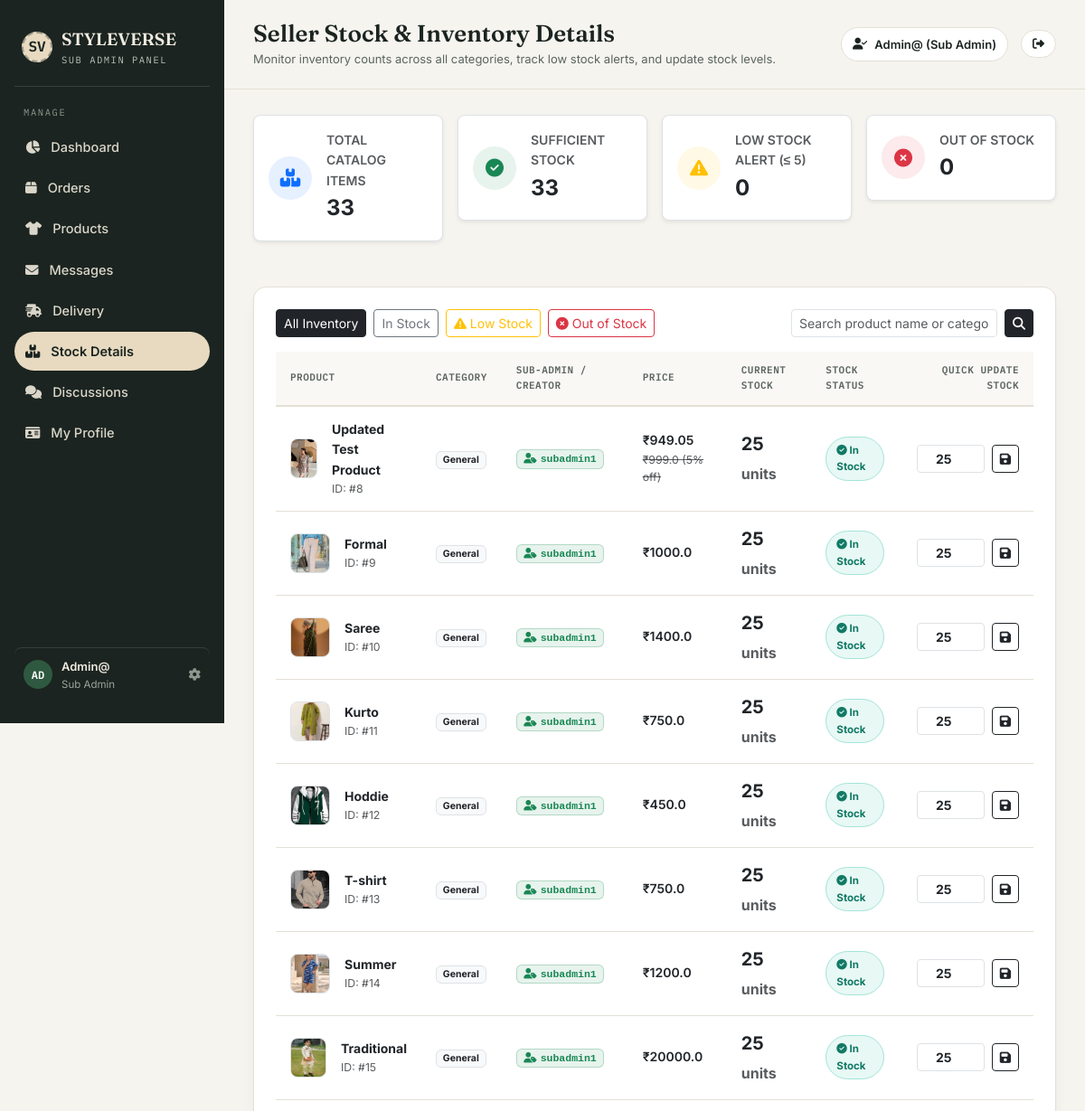
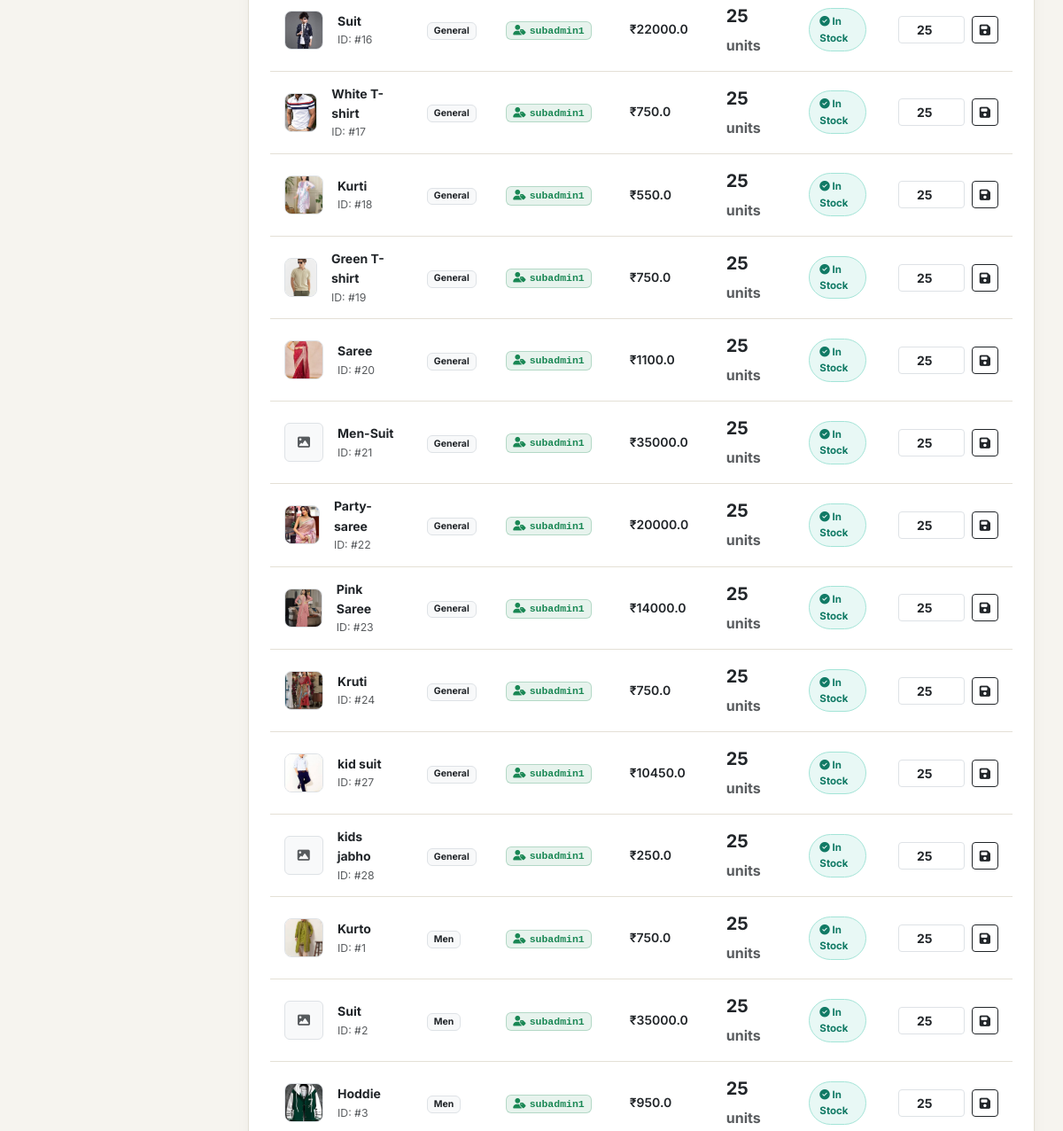
/admin-panel/stock/ (signed in, upper part), run on an earlier commit of the app's database (2 pictures, top to bottom).
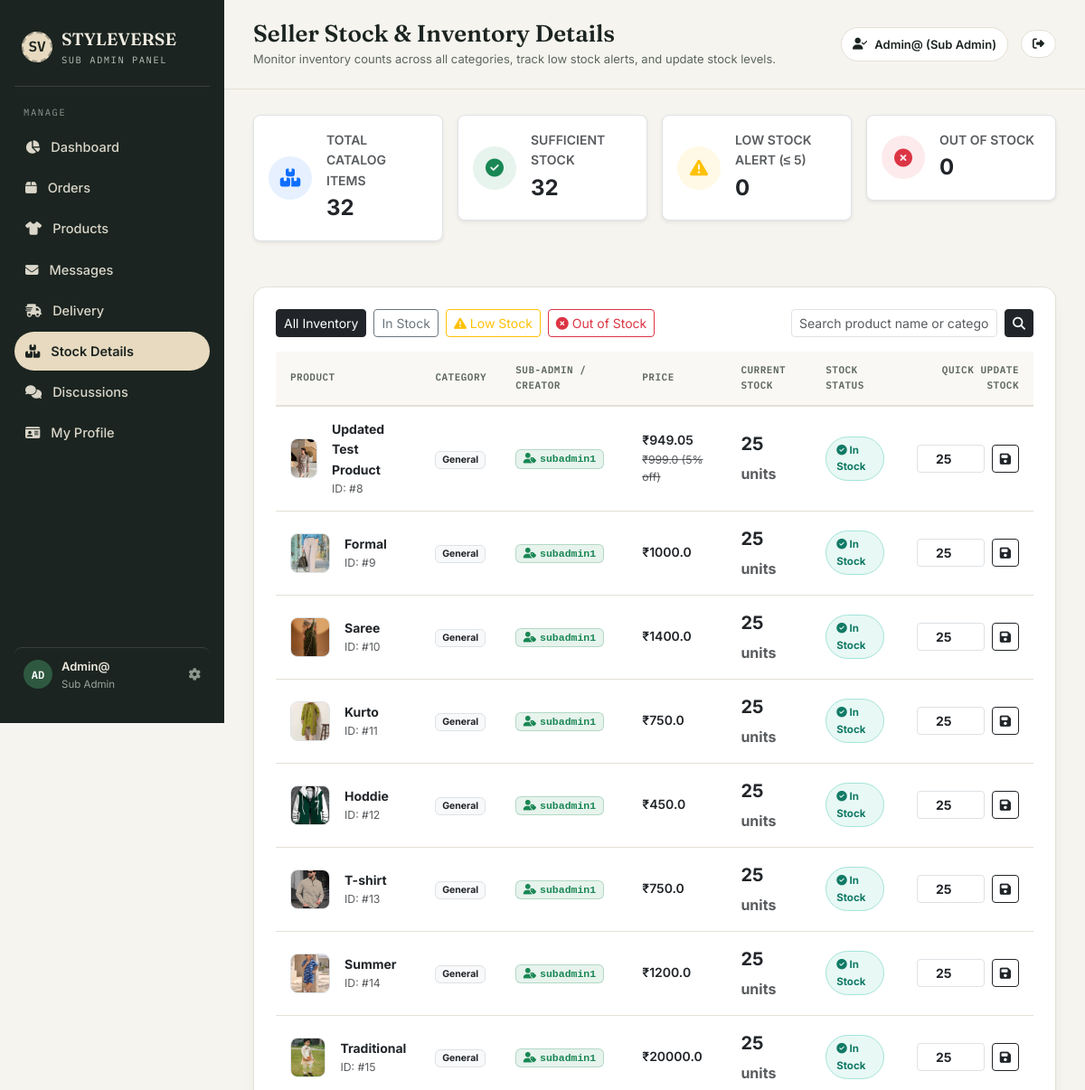
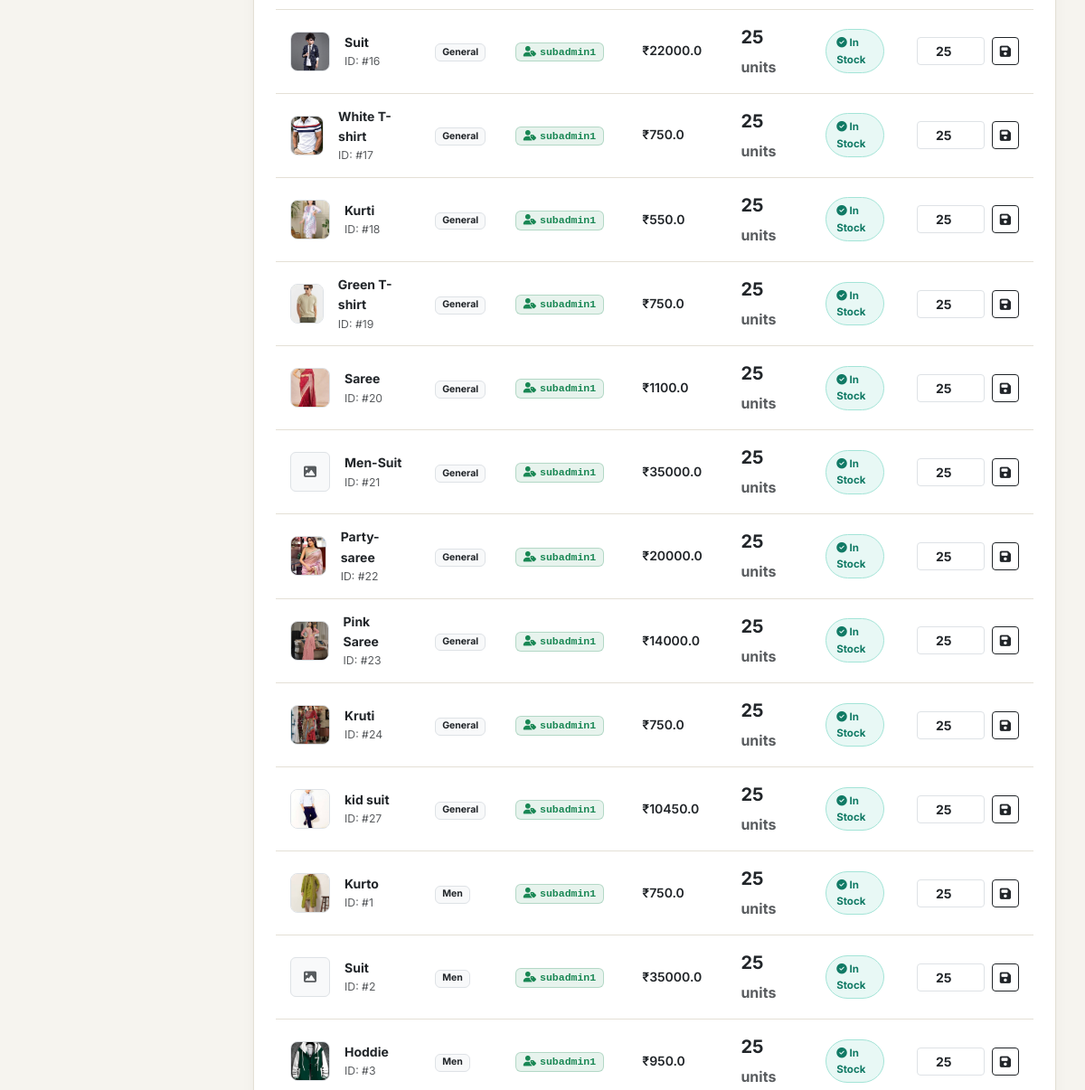
And on a later commit of the database (2 pictures, top to bottom).
### shopapp/models.py (models this page shows)
class Product(models.Model):
    name = models.CharField(max_length=50)
    price = models.FloatField()
    discount = models.FloatField(default=0, help_text='Discount percentage (0-100)')
    stock = models.IntegerField(default=25, help_text='Stock quantity available')
    image = models.ImageField(upload_to='Product')
    created_by = models.ForeignKey(User, on_delete=models.SET_NULL, null=True, blank=True, related_name='added_general_products', help_text='Sub-Admin who added this product')
    def get_discounted_price(self):
        if self.discount > 0:
            return round(self.price * (1 - self.discount / 100), 2)
        return self.price
    def is_low_stock(self):
        return 0 < self.stock <= 5
    def is_out_of_stock(self):
        return self.stock <= 0
    @property
    def image_url(self):
        try:
            if not self.image:
                return ''
            full_path = os.path.join(settings.MEDIA_ROOT, str(self.image))
            if not os.path.exists(full_path):
                return ''
            return self.image.url
        except (ValueError, AttributeError):
            return ''
    @property
    def model_name(self):
        return 'product'
    @property
    def added_by_name(self):
        if self.created_by:
            return self.created_by.first_name or self.created_by.username
        return 'Store Admin'

class Men(models.Model):
    name = models.CharField(max_length=50)
    price = models.FloatField()
    discount = models.FloatField(default=0, help_text='Discount percentage (0-100)')
    stock = models.IntegerField(default=25, help_text='Stock quantity available')
    image = models.ImageField(upload_to='Product')
    created_by = models.ForeignKey(User, on_delete=models.SET_NULL, null=True, blank=True, related_name='added_men_products', help_text='Sub-Admin who added this product')
    def get_discounted_price(self):
        if self.discount > 0:
            return round(self.price * (1 - self.discount / 100), 2)
        return self.price
    def is_low_stock(self):
        return 0 < self.stock <= 5
    def is_out_of_stock(self):
        return self.stock <= 0
    @property
    def image_url(self):
        try:
            if not self.image:
                return ''
            full_path = os.path.join(settings.MEDIA_ROOT, str(self.image))
            if not os.path.exists(full_path):
                return ''
            return self.image.url
        except (ValueError, AttributeError):
            return ''
    @property
    def model_name(self):
        return 'men'
    @property
    def added_by_name(self):
        if self.created_by:
            return self.created_by.first_name or self.created_by.username
        return 'Store Admin'

### subadmin/views.py (the view, shortened to what this page needs)
# urls.py: path('stock/', views.admin_stock, name='admin_stock'),
@admin_required
def admin_stock(request):
    p1 = list(Product.objects.all())
    for p in p1: p.category_label = 'General'
    p2 = list(Men.objects.all())
    for p in p2: p.category_label = 'Men'
    p3 = list(Women.objects.all())
    for p in p3: p.category_label = 'Women'
    all_products = p1 + p2 + p3
    all_products.sort(key=lambda x: x.stock)
    stock_filter = request.GET.get('filter', 'all')
    search_q = request.GET.get('q', '').strip().lower()
    if search_q:
        all_products = [p for p in all_products if search_q in p.name.lower() or search_q in p.category_label.lower()]
    if stock_filter == 'low':
        all_products = [p for p in all_products if p.is_low_stock()]
    elif stock_filter == 'out':
        all_products = [p for p in all_products if p.is_out_of_stock()]
    elif stock_filter == 'in_stock':
        all_products = [p for p in all_products if p.stock > 5]
    all_raw = list(Product.objects.all()) + list(Men.objects.all()) + list(Women.objects.all())
    total_items = len(all_raw)
    in_stock_count = sum(1 for p in all_raw if p.stock > 5)
    low_stock_count = sum(1 for p in all_raw if p.is_low_stock())
    out_stock_count = sum(1 for p in all_raw if p.is_out_of_stock())
    return render(request, 'sub-admin/stock.html', {
        'products': all_products,
        'stock_filter': stock_filter,
        'search_q': request.GET.get('q', ''),
        'total_items': total_items,
        'in_stock_count': in_stock_count,
        'low_stock_count': low_stock_count,
        'out_stock_count': out_stock_count,
    })

### shopapp/context_processors.py (called while the page is built)
def cart_context(request):
    cart = request.session.get('cart', {})
    cart_count = sum(item.get('quantity', 0) for item in cart.values())
    return {'cart_count': cart_count}

def wishlist_context(request):
    wishlist_count = 0
    if request.user.is_authenticated:
        wishlist_count = Wishlist.objects.filter(user=request.user).count()
    return {'wishlist_count': wishlist_count}

def admin_approval_context(request):
    pending_approval_count = 0
    if request.user.is_authenticated and (request.user.is_staff or request.user.is_superuser):
        if request.user.is_superuser:
            pending_approval_count = ProductRequest.objects.filter(status='pending').count()
        else:
            pending_approval_count = ProductRequest.objects.filter(user=request.user, status='pending').count()
    return {'pending_approval_count': pending_approval_count}

### shopapp/models.py (called while the page is built)
    def get_discounted_price(self):
        if self.discount > 0:
            return round(self.price * (1 - self.discount / 100), 2)
        return self.price

    def is_low_stock(self):
        return 0 < self.stock <= 5

    def is_out_of_stock(self):
        return self.stock <= 0

### templates/sub-admin/stock.html (shortened to what the changed rows need)
{% extends 'sub-admin/sub_base.html' %}
{% load static %}
{% block page_title %}Seller Stock & Inventory Details{% endblock %}
{% block content %}
<div class="row g-3 mb-4">
  <div class="col-md-3">
    <div class="p-3 bg-white border rounded-3 shadow-sm d-flex align-items-center gap-3">
      <div>
        <div class="text-muted small fw-semibold text-uppercase">Total Catalog Items</div>
        <div class="fs-4 fw-bold text-dark">{{ total_items }}</div>
      </div>
    </div>
  </div>
  <div class="col-md-3">
    <div class="p-3 bg-white border rounded-3 shadow-sm d-flex align-items-center gap-3">
      <div>
        <div class="text-muted small fw-semibold text-uppercase">Sufficient Stock</div>
        <div class="fs-4 fw-bold text-dark">{{ in_stock_count }}</div>
      </div>
    </div>
  </div>
</div>
<div class="adm-table-wrap mb-4">
  <table class="adm-table">
    <thead>
      <tr>
        <th>Product</th>
        <th>Category</th>
        <th>Sub-Admin / Creator</th>
        <th>Price</th>
        <th>Current Stock</th>
        <th>Stock Status</th>
        <th class="text-end">Quick Update Stock</th>
      </tr>
    </thead>
    <tbody>
      {% for p in products %}
      <tr>
        <td>
          <div class="d-flex align-items-center gap-3">
            {% if p.image_url %}
            <img src="{{ p.image_url }}" alt="{{ p.name }}" style="width:44px;height:44px;object-fit:cover;border-radius:8px;" class="border">
            {% else %}
            <div class="bg-light text-muted d-flex align-items-center justify-content-center rounded-2 border" style="width:44px;height:44px;">
              <i class="fa fa-image"></i>
            </div>
            {% endif %}
            <div>
              <div class="fw-bold text-dark">{{ p.name }}</div>
              <div class="text-muted small">ID: #{{ p.pk }}</div>
            </div>
          </div>
        </td>
        <td>
          <span class="badge bg-light text-dark border">{{ p.category_label }}</span>
        </td>
        <td>
          <span class="badge bg-success bg-opacity-10 text-success border border-success border-opacity-25 font-monospace fw-semibold" style="font-size:11.5px;">
            <i class="fa fa-user-tag me-1"></i>{{ p.added_by_name }}
          </span>
        </td>
        <td>
          <div class="fw-semibold text-dark">₹{{ p.get_discounted_price }}</div>
          {% if p.discount > 0 %}
          <div class="text-muted small text-decoration-line-through">₹{{ p.price }} ({{ p.discount|stringformat:".0f" }}% off)</div>
          {% endif %}
        </td>
        <td>
          <span class="fs-5 fw-bold {% if p.is_out_of_stock %}text-danger{% elif p.is_low_stock %}text-warning{% else %}text-dark{% endif %}">
            {{ p.stock }} <small class="fs-6 text-muted font-normal">units</small>
          </span>
        </td>
        <td>
          {% if p.is_out_of_stock %}
          <span class="adm-badge badge-cancelled"><i class="fa fa-circle-xmark"></i> Out of Stock</span>
          {% elif p.is_low_stock %}
          <span class="adm-badge badge-processing"><i class="fa fa-exclamation-triangle"></i> Low Stock</span>
          {% else %}
          <span class="adm-badge badge-completed"><i class="fa fa-check-circle"></i> In Stock</span>
          {% endif %}
        </td>
        <td class="text-end">
          <form method="POST" class="d-inline-flex align-items-center justify-content-end gap-2" style="max-width:200px;margin-left:auto;">
            <input type="number" name="stock" value="{{ p.stock }}" min="0" class="form-control form-control-sm text-center fw-bold" style="width:75px;">
            <button type="submit" class="btn btn-sm btn-outline-dark" title="Save Stock">
              <i class="fa fa-save"></i>
            </button>
          </form>
        </td>
      </tr>
      {% endfor %}
    </tbody>
  </table>
</div>
{% endblock %}

What changed in the data, as far as the page shows it:
removed Product: name "kids jabho", pk "28", category_label "General", added_by_name "subadmin1", get_discounted_price "250.0", stock "25", shows "In Stock"
Also different on the page:
{{ total_items }}: "33" → "32"
{{ in_stock_count }}: "33" → "32"
